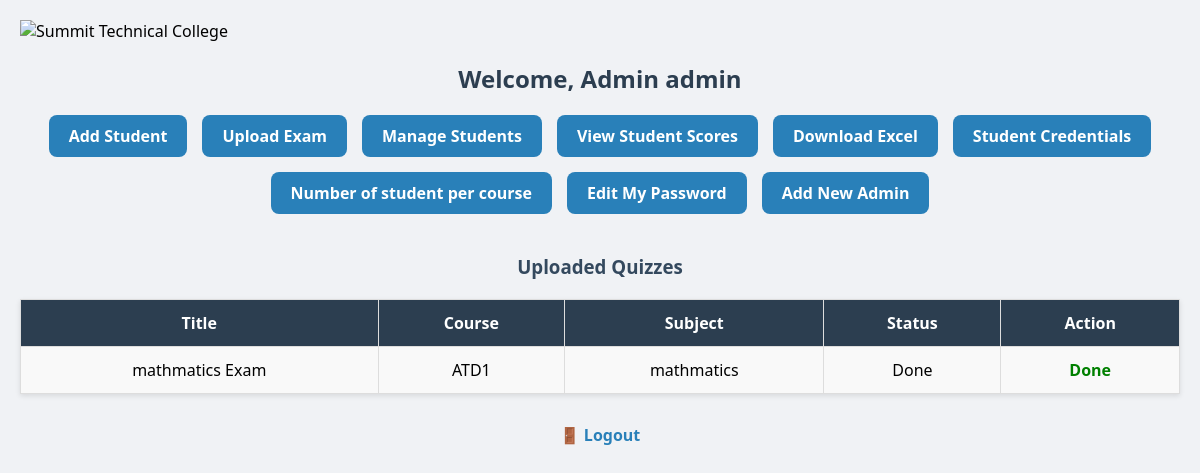
The page /admin/dashboard (signed in) on the database its author committed.
### models.py (models this page shows)
class Quiz(Base):
    __tablename__ = 'quizzes'
    id = Column(Integer, primary_key=True)
    title = Column(String(100), nullable=False)
    course = Column(String(100), nullable=False)
    subject = Column(String(100), nullable=False)  # Unit
    status = Column(String(50), default='Pending')  # Pending or Done
    duration = Column(Integer, default=30)  # in minutes
    upload_time = Column(DateTime, default=datetime.utcnow)
    questions = relationship('Question', cascade='all, delete-orphan', backref='quiz')
    results = relationship('Result', backref='quiz')

### app.py (the view)
@app.route('/admin/dashboard')
def admin_dashboard():
    if session.get('role') != 'admin':
        return redirect('/login')
    db = SessionLocal()
    quizzes = db.query(Quiz).order_by(Quiz.upload_time.desc()).all()
    db.close()
    return render_template('admin/dashboard.html', quizzes=quizzes)

### templates/admin/dashboard.html (shortened to what this page needs)
{% extends 'base.html' %}
{% block content %}
<img src="/static/img/logo.jpg" alt="Summit Technical College">
<h2>Welcome, Admin {{ session['username'] }}</h2>
<ul>
  <li><a href="/admin/add_student">Add Student</a></li>
  <li><a href="/upload_exam">Upload Exam</a></li>
  <li><a href="/admin/students"> Manage Students</a></li>
  <li><a href="/admin/students_scores"> View Student Scores</a></li>
  <li><a href="/admin/students_scores_horizontal_export" class="btn">Download Excel</a></li>
  <li><a href="{{ url_for('view_student_credentials') }}"> Student Credentials</a></li>
  <li><a href="/admin/student_count_by_course" class="btn">Number of student per course</a></li>
  <li><a href="/admin/edit_account" class="btn">Edit My Password</a></li>
  <li><a href="/admin/add_admin" class="btn">Add New Admin</a></li>
</ul>
<h3>Uploaded Quizzes</h3>
<table>
  <tr>
    <th>Title</th>
    <th>Course</th>
    <th>Subject</th>
    <th>Status</th>
    <th>Action</th>
  </tr>
  {% for quiz in quizzes %}
  <tr>
    <td>{{ quiz.title }}</td>
    <td>{{ quiz.course }}</td>
    <td>{{ quiz.subject }}</td>
    <td>{{ quiz.status }}</td>
    <td>
      {% if quiz.status != 'Done' %}
        <form action="/delete_quiz/{{ quiz.id }}" method="POST" onsubmit="return confirm('Are you sure you want to delete this quiz?');">
          <button type="submit">Delete</button>
        </form>
      {% else %}
        <span>Done</span>
      {% endif %}
    </td>
  </tr>
  {% endfor %}
</table>
<div class="logout">
  <a href="/logout">🚪 Logout</a>
</div>
{% endblock %}

### templates/admin/dashboard.html (style rules this page uses)
body { font-family: 'Segoe UI', Tahoma, Geneva, Verdana, sans-serif; background: #f0f2f5; margin: 0; padding: 20px; }
img { display: block; margin: 0 auto 20px auto; max-height: 100px; }
h2 { text-align: center; color: #2c3e50; }
ul { list-style: none; padding: 0; display: flex; justify-content: center; flex-wrap: wrap; gap: 15px; margin-bottom: 30px; }
ul li { background: #2980b9; padding: 10px 20px; border-radius: 8px; transition: background 0.3s; }
ul li a { color: white; text-decoration: none; font-weight: bold; display: inline-block; }
h3 { color: #34495e; text-align: center; margin-top: 40px; }
table { width: 100%; border-collapse: collapse; background: white; box-shadow: 0 2px 5px rgba(0,0,0,0.1); margin-top: 20px; }
th, td { padding: 12px 15px; border: 1px solid #ddd; text-align: center; }
th { background: #2c3e50; color: white; }
tr:nth-child(even) { background: #f9f9f9; }
span { font-weight: bold; color: green; }
.logout { text-align: center; margin-top: 30px; }
.logout a { color: #2980b9; font-weight: bold; text-decoration: none; font-size: 16px; }

### rows shown on the page
Quiz: title "mathmatics Exam", course "ATD1", subject "mathmatics", status "Done"

### other values the page prints
{{ session['username'] }} "admin"
